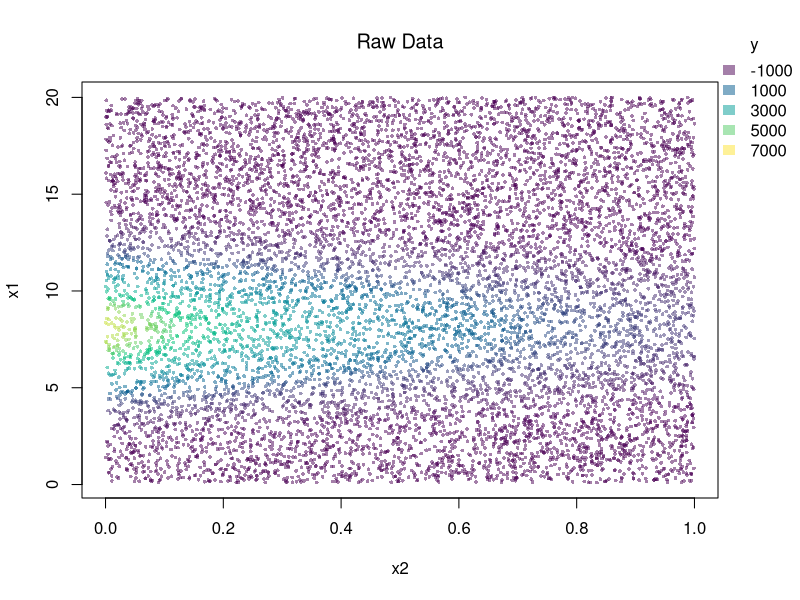
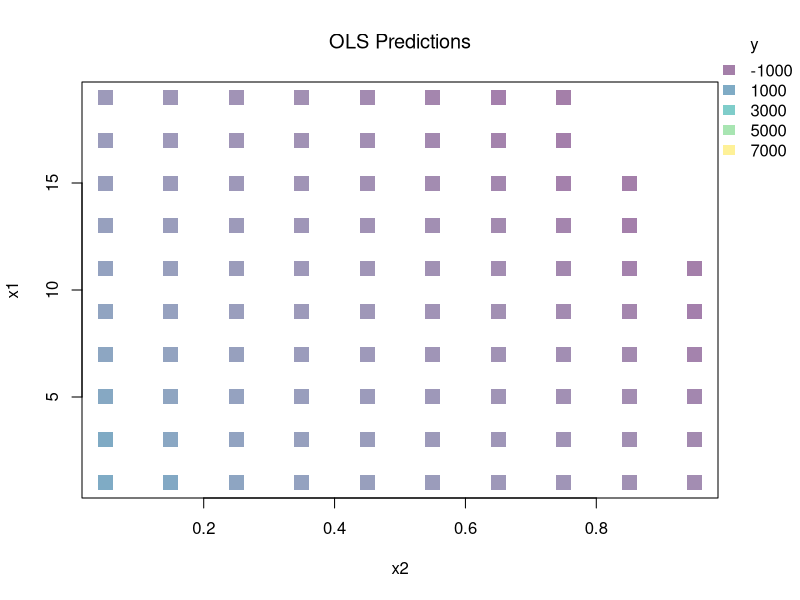
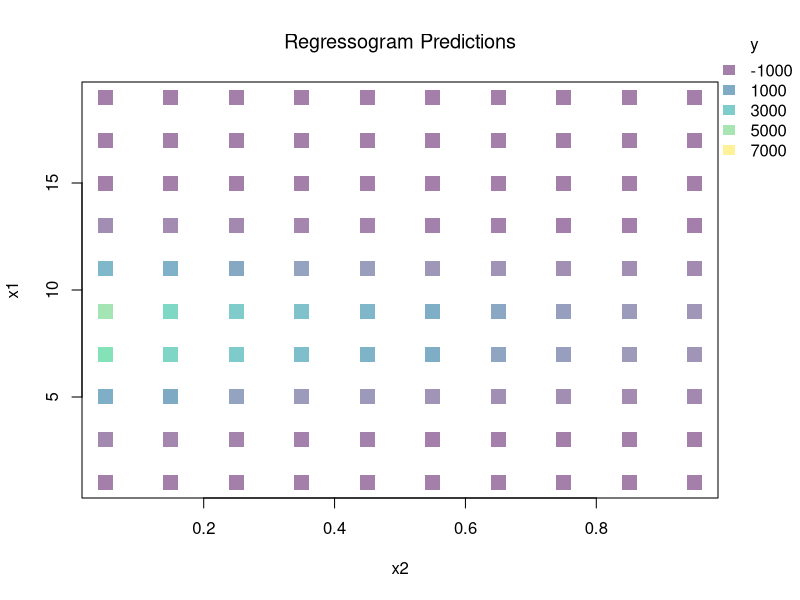
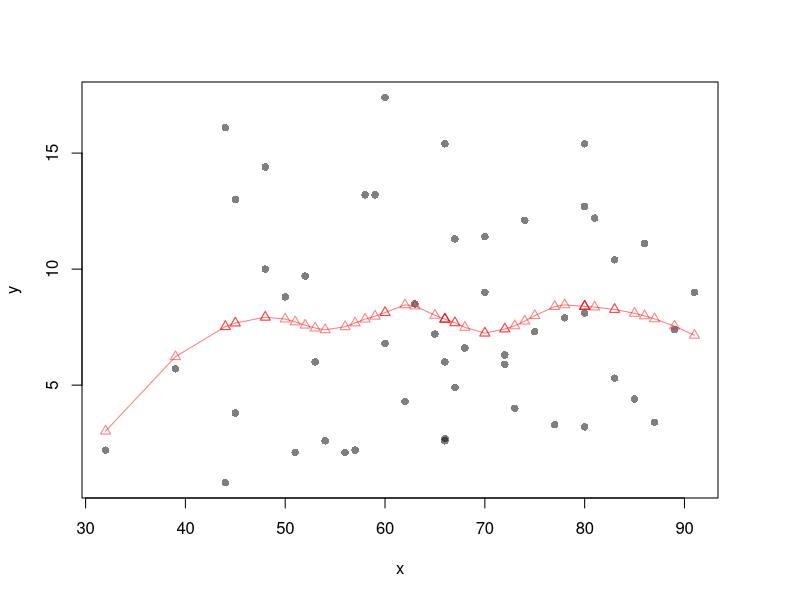
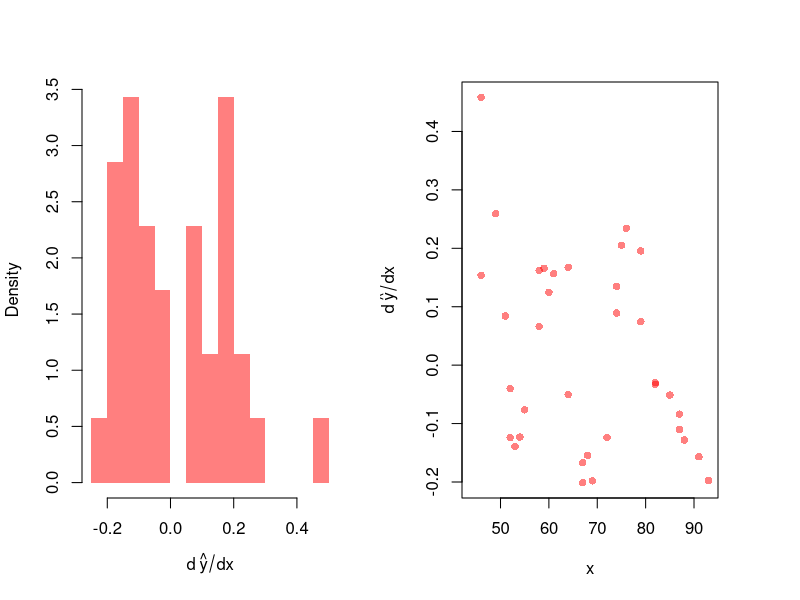
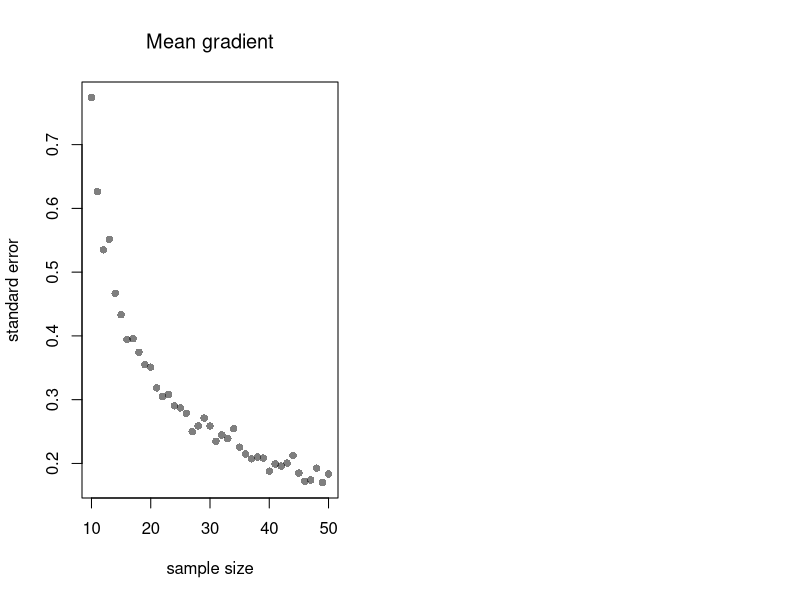

Generate these figures, in order, with R:
## ---- chunk 1
## Simulate Data
N <- 10000
e <- rnorm(N)
x1 <- seq(.1,20,length.out=N)
x2 <- runif(N, 0,1)
y  <- 3*exp(-2*x2 + 1.5*x1 - .1*x1^2)*x1 + e
dat <- data.frame(x1, x2, y)

## Create color palette (reused in later examples)
col_scale <- seq(min(y)*1.1, max(y)*1.1, length.out=401)
ycol_pal <- hcl.colors(length(col_scale),alpha=.5)
names(ycol_pal) <- sort(col_scale)

## Add legend (reused in later examples)
add_legend <- function(col_scale,
    yl=11,
    colfun=function(x){ hcl.colors(x,alpha=.5) },
    ...) {
  opar <- par(fig=c(0, 1, 0, 1), oma=c(0, 0, 0, 0), 
              mar=c(0, 0, 0, 0), new=TRUE)
  on.exit(par(opar))
  h <- hist(col_scale, plot=F, breaks=yl-1)$mids
  plot(0, 0, type='n', bty='n', xaxt='n', yaxt='n')
  legend(...,
    legend=h,
    fill=colfun(length(h)),
    border=NA,
    bty='n')
}


## Plot Data
par(oma=c(0,0,0,2))
plot(x1~x2, dat,
    col=ycol_pal[cut(y,col_scale)],
    pch=16, cex=.5, 
    main='Raw Data', font.main=1)
add_legend(x='topright', col_scale=col_scale,
    yl=6, inset=c(0,.05), title='y')
## ---- chunk 2
## OLS 
reg <- lm(y~x1*x2, data=dat) #(with simple interaction)
reg <- lm(y~x1+x2, data=dat) #(without interaction)

## Grid Points for Prediction
# X1 bins
l1 <- 11
bks1 <- seq(0,20, length.out=l1)
h1 <- diff(bks1)[1]/2
mids1 <- bks1[-1]-h1
# X2 bins
l2 <- 11
bks2 <- seq(0,1, length.out=l2)
h2 <- diff(bks2)[1]/2
mids2 <- bks2[-1]-h2
# Grid
pred_x <- expand.grid(x1=mids1, x2=mids2)

## OLS Predictions
pred_ols <- predict(reg, newdata=pred_x)
pred_df_ols  <- cbind(pred_ols, pred_x)

## Plot Predictions
par(oma=c(0,0,0,2))
plot(x1~x2, pred_df_ols,
    col=ycol_pal[cut(pred_ols,col_scale)],
    pch=15, cex=2,
    main='OLS Predictions', font.main=1)
add_legend(x='topright', col_scale=col_scale,
    yl=6, inset=c(0,.05),title='y')
## ---- chunk 3
##################
# Multivariate Regressogram
##################

## Regressogram Bins
dat$x1c <- cut(dat$x1, bks1)
#head(dat$x1c,3)
dat$x2c <- cut(dat$x2, bks2)

## Regressogram
reg <- lm(y~x1c*x2c, data=dat) #nonlinear w/ complex interactions

## Predicted Values
## For Points in Middle of Each Bin
pred_df_rgrm <- expand.grid(
    x1c=levels(dat$x1c),
    x2c=levels(dat$x2c))
pred_df_rgrm$yhat <- predict(reg, newdata=pred_df_rgrm)
pred_df_rgrm <- cbind(pred_df_rgrm, pred_x)

## Plot Predictions
par(oma=c(0,0,0,2))
plot(x1~x2, pred_df_rgrm,
    col=ycol_pal[cut(pred_df_rgrm$yhat,col_scale)],
    pch=15, cex=2,
    main='Regressogram Predictions', font.main=1)
add_legend(x='topright', col_scale=col_scale,
    yl=6, inset=c(0,.05),title='y')
## ---- chunk 4

## ---- chunk 5
# Adaptive-width subsamples with non-uniform weights
xy <- USArrests[,c('UrbanPop','Murder')]
xy0 <- xy[order(xy[,'UrbanPop']),]
names(xy0) <- c('x','y')


plot(y~x, pch=16, col=grey(0,.5), dat=xy0)
reg_lo <- loess(y~x, data=xy0, span=.6)

red_col <- rgb(1,0,0,.5)
lines(xy0[,'x'], predict(reg_lo),
    col=red_col, type='o', pch=2)
## ---- chunk 6
## Gradients    
pred_lo <- predict(reg_lo)
grad_x  <- xy0[,'x'][-1]
grad_dx <- diff(xy0[,'x'])
grad_dy <- diff(pred_lo)
grad_lo <-grad_dy/grad_dx

## Visual Summary
par(mfrow=c(1,2))
hist(grad_lo,  breaks=20,
    border=NA, freq=F,
    col=red_col,
    xlab=expression(d~hat(y)/dx),
    main='') ## Distributional Summary
plot(grad_x+grad_dx, grad_lo,
    xlab='x', ylab=expression(d~hat(y)/dx),
    col=red_col, pch=16) ## Diminishing Returns?
## ---- chunk 7
## Tabular Summary
tab_stats <- c(
    M=mean(grad_lo, na.rm=T),
    S=sd(grad_lo, na.rm=T))
tab_stats

## Use bootstrapping to get SE's
boot_stats <- matrix(NA, nrow=299, ncol=2)
colnames(boot_stats) <- c('M se', 'S se')
for(b in 1:nrow(boot_stats)){
    xy_b <- xy0[sample(1:nrow(xy0), replace=T),]
    reg_lo <- loess(y~x, data=xy_b, span=.6)
    pred_lo <- predict(reg_lo)
    grad_lo <- diff(pred_lo)/diff(xy_b[,'x'])
    dydx_mean <- mean(grad_lo, na.rm=T)
    dydx_sd <- sd(grad_lo, na.rm=T)
    boot_stats[b,1] <- dydx_mean
    boot_stats[b,2] <- dydx_sd
}
apply(boot_stats, 2, sd)
## ---- chunk 8
B <- 300
Nseq <- seq(10,50, by=1)
SE <- sapply(Nseq, function(n){
    sample_stat <- sapply(1:B, function(b){
        x <- rnorm(n)
        e <- rnorm(n)        
        y <- x*3 + x + e
        reg_lo <- loess(y~x)
        pred_lo <- predict(reg_lo)
        grad_lo <- diff(pred_lo)/diff(x)
        dydx_mean <- mean(grad_lo, na.rm=T)
        #dydx_sd <- sd(grad_lo, na.rm=T)
        return(dydx_mean)
    })
    sd(sample_stat)
})

plot(Nseq, SE, pch=16, col=grey(0,.5),
    main='Mean gradient', font.main=1,
    ylab='standard error',
    xlab='sample size')
